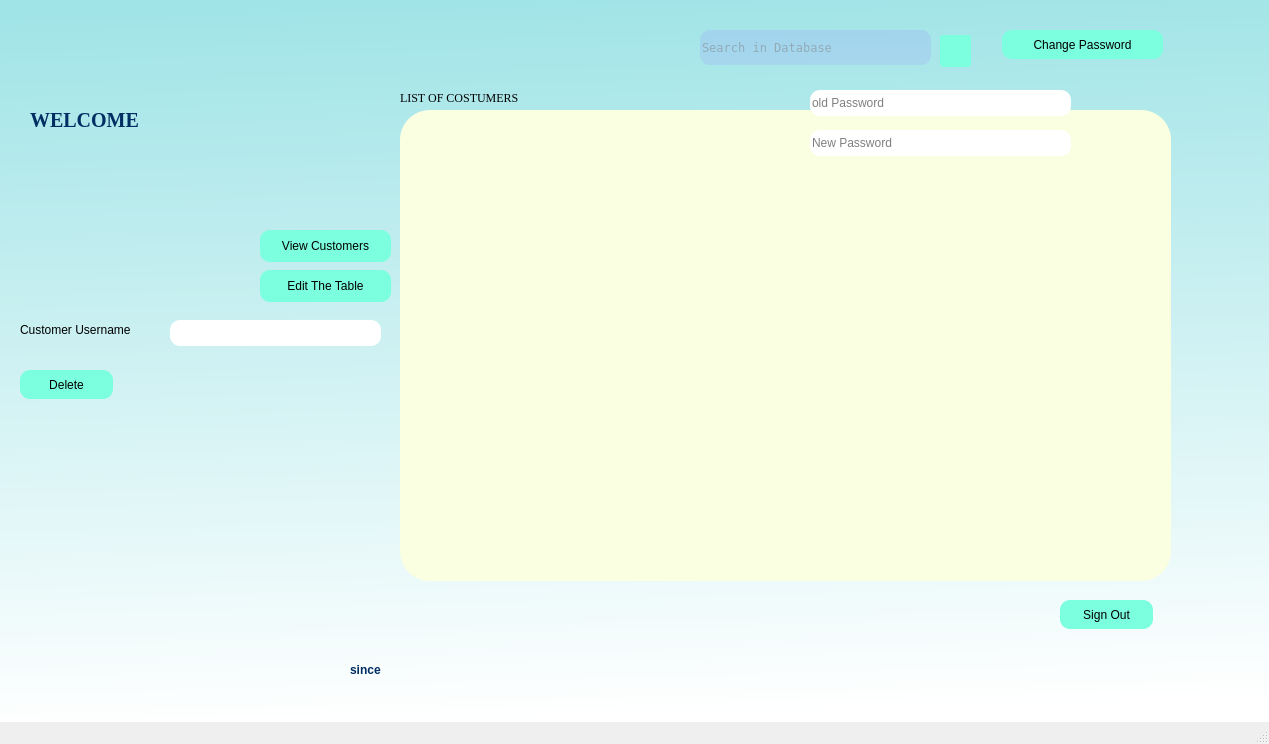
<?xml version="1.0" encoding="UTF-8"?>
<ui version="4.0">
 <class>AfterCompanyLogin</class>
 <widget class="QMainWindow" name="AfterCompanyLogin">
  <property name="geometry">
   <rect>
    <x>0</x>
    <y>0</y>
    <width>1269</width>
    <height>744</height>
   </rect>
  </property>
  <property name="windowTitle">
   <string>MainWindow</string>
  </property>
  <property name="styleSheet">
   <string notr="true">color:black;</string>
  </property>
  <widget class="QWidget" name="centralwidget">
   <property name="styleSheet">
    <string notr="true">#centralwidget{
	background-color: qlineargradient(spread:pad, x1:0.280788, y1:0.0113636, x2:0.330039, y2:1, stop:0 rgba(161, 228, 231, 255), stop:1 rgba(255, 255, 255, 255));
}

.QLineEdit{
border-radius: 10px ;
}

.QPushButton{
border-radius: 10px ; 
background-color:rgb(124, 255, 222) ; 
}</string>
   </property>
   <widget class="QPushButton" name="searchIcon">
    <property name="geometry">
     <rect>
      <x>940</x>
      <y>35</y>
      <width>31</width>
      <height>32</height>
     </rect>
    </property>
    <property name="styleSheet">
     <string notr="true">border-radius:3px;
background-image: url(:/images/icons8-search-30.png);
background-repeat:no-repeat;</string>
    </property>
    <property name="text">
     <string/>
    </property>
   </widget>
   <widget class="QLabel" name="Logo">
    <property name="geometry">
     <rect>
      <x>50</x>
      <y>30</y>
      <width>251</width>
      <height>51</height>
     </rect>
    </property>
    <property name="styleSheet">
     <string notr="true">background-repeat:no-repeat;
background-image: url(:/images/travelSphere.png);</string>
    </property>
    <property name="text">
     <string/>
    </property>
   </widget>
   <widget class="QTableView" name="tableView">
    <property name="geometry">
     <rect>
      <x>400</x>
      <y>110</y>
      <width>771</width>
      <height>471</height>
     </rect>
    </property>
    <property name="styleSheet">
     <string notr="true">color:grey;
font-family:times new roman;
border-radius:30px;

background-color: rgb(251, 255, 225);</string>
    </property>
   </widget>
   <widget class="QLabel" name="list_label">
    <property name="geometry">
     <rect>
      <x>400</x>
      <y>90</y>
      <width>191</width>
      <height>16</height>
     </rect>
    </property>
    <property name="styleSheet">
     <string notr="true">color:black;
font-family:times new roman</string>
    </property>
    <property name="text">
     <string>LIST OF COSTUMERS</string>
    </property>
   </widget>
   <widget class="QPushButton" name="customers">
    <property name="geometry">
     <rect>
      <x>260</x>
      <y>230</y>
      <width>131</width>
      <height>32</height>
     </rect>
    </property>
    <property name="text">
     <string>View Customers</string>
    </property>
   </widget>
   <widget class="QPushButton" name="update">
    <property name="geometry">
     <rect>
      <x>260</x>
      <y>270</y>
      <width>131</width>
      <height>32</height>
     </rect>
    </property>
    <property name="text">
     <string>Edit The Table</string>
    </property>
   </widget>
   <widget class="QLabel" name="companyUsername">
    <property name="geometry">
     <rect>
      <x>30</x>
      <y>150</y>
      <width>321</width>
      <height>81</height>
     </rect>
    </property>
    <property name="font">
     <font>
      <family>Georgia</family>
      <pointsize>15</pointsize>
      <italic>false</italic>
      <bold>true</bold>
     </font>
    </property>
    <property name="styleSheet">
     <string notr="true">#companyUsername{
font-family: 'Georgia';
font-style: normal;
font-weight: 700;
font-size: 29.8444px;
line-height: 34px;
/* identical to box height */

display: flex;
align-items: center;
text-align: center;
color: #002D62 ; 
background: linear-gradient(180deg, #258AE7 0%, rgba(175, 204, 232, 0.95) 100%);
-webkit-background-clip: text;
-webkit-text-fill-color: transparent;
background-clip: text;
text-fill-color: transparent;
}</string>
    </property>
    <property name="text">
     <string/>
    </property>
   </widget>
   <widget class="QLabel" name="WelcomeNote">
    <property name="geometry">
     <rect>
      <x>30</x>
      <y>90</y>
      <width>291</width>
      <height>61</height>
     </rect>
    </property>
    <property name="font">
     <font>
      <family>Georgia</family>
      <pointsize>15</pointsize>
      <italic>false</italic>
      <bold>true</bold>
     </font>
    </property>
    <property name="styleSheet">
     <string notr="true">#WelcomeNote{
font-family: 'Georgia';
font-style: normal;
font-weight: 700;
font-size: 29.8444px;
line-height: 34px;
/* identical to box height */

display: flex;
align-items: center;
text-align: center;
color: #002D62 ; 
background: linear-gradient(180deg, #258AE7 0%, rgba(175, 204, 232, 0.95) 100%);
-webkit-background-clip: text;
-webkit-text-fill-color: transparent;
background-clip: text;
text-fill-color: transparent;
}</string>
    </property>
    <property name="text">
     <string>WELCOME</string>
    </property>
   </widget>
   <widget class="QPushButton" name="signout_icon">
    <property name="geometry">
     <rect>
      <x>1030</x>
      <y>600</y>
      <width>41</width>
      <height>31</height>
     </rect>
    </property>
    <property name="styleSheet">
     <string notr="true">background-image: url(C:/Users/PC/OneDrive/Desktop/ENGT presentation/signoutvector.png) ;
background-repeat: norepeat ;
background-color: none  ;
border-radius : 5px ; </string>
    </property>
    <property name="text">
     <string/>
    </property>
   </widget>
   <widget class="QPushButton" name="signout">
    <property name="geometry">
     <rect>
      <x>1060</x>
      <y>600</y>
      <width>93</width>
      <height>29</height>
     </rect>
    </property>
    <property name="styleSheet">
     <string notr="true"/>
    </property>
    <property name="text">
     <string>Sign Out</string>
    </property>
   </widget>
   <widget class="QLabel" name="icon_customerUserName">
    <property name="geometry">
     <rect>
      <x>20</x>
      <y>320</y>
      <width>141</width>
      <height>20</height>
     </rect>
    </property>
    <property name="text">
     <string>Customer Username</string>
    </property>
   </widget>
   <widget class="QLineEdit" name="lineEdit_CustomerUserName">
    <property name="geometry">
     <rect>
      <x>170</x>
      <y>320</y>
      <width>211</width>
      <height>26</height>
     </rect>
    </property>
   </widget>
   <widget class="QPushButton" name="cancel_order">
    <property name="geometry">
     <rect>
      <x>20</x>
      <y>370</y>
      <width>93</width>
      <height>29</height>
     </rect>
    </property>
    <property name="text">
     <string>Delete</string>
    </property>
   </widget>
   <widget class="QLineEdit" name="search_LineEdit">
    <property name="geometry">
     <rect>
      <x>700</x>
      <y>30</y>
      <width>231</width>
      <height>35</height>
     </rect>
    </property>
    <property name="styleSheet">
     <string notr="true">background-color: rgba(150, 150, 255,50);
color:grey;
border-radius:10px;
font-family:Andale Mono;</string>
    </property>
    <property name="placeholderText">
     <string>Search in Database</string>
    </property>
   </widget>
   <widget class="QLabel" name="email_label">
    <property name="geometry">
     <rect>
      <x>40</x>
      <y>660</y>
      <width>271</width>
      <height>20</height>
     </rect>
    </property>
    <property name="styleSheet">
     <string notr="true">
font-family: 'Georgia';
font-style: normal;
font-weight: 700;
font-size: 29.8444px;
line-height: 34px;
/* identical to box height */

display: flex;
align-items: center;
text-align: center;
color: #002D62 ; 
background: linear-gradient(180deg, #258AE7 0%, rgba(175, 204, 232, 0.95) 100%);
-webkit-background-clip: text;
-webkit-text-fill-color: transparent;
background-clip: text;
text-fill-color: transparent;
</string>
    </property>
    <property name="text">
     <string/>
    </property>
   </widget>
   <widget class="QLabel" name="since">
    <property name="geometry">
     <rect>
      <x>350</x>
      <y>660</y>
      <width>63</width>
      <height>20</height>
     </rect>
    </property>
    <property name="styleSheet">
     <string notr="true">
font-family: 'Georgia';
font-style: normal;
font-weight: 700;
font-size: 29.8444px;
line-height: 34px;
/* identical to box height */

display: flex;
align-items: center;
text-align: center;
color: #002D62 ; 
background: linear-gradient(180deg, #258AE7 0%, rgba(175, 204, 232, 0.95) 100%);
-webkit-background-clip: text;
-webkit-text-fill-color: transparent;
background-clip: text;
text-fill-color: transparent;
</string>
    </property>
    <property name="text">
     <string>since</string>
    </property>
   </widget>
   <widget class="QLabel" name="date_label">
    <property name="geometry">
     <rect>
      <x>450</x>
      <y>660</y>
      <width>63</width>
      <height>20</height>
     </rect>
    </property>
    <property name="styleSheet">
     <string notr="true">
font-family: 'Georgia';
font-style: normal;
font-weight: 700;
font-size: 29.8444px;
line-height: 34px;
/* identical to box height */

display: flex;
align-items: center;
text-align: center;
color: #002D62 ; 
background: linear-gradient(180deg, #258AE7 0%, rgba(175, 204, 232, 0.95) 100%);
-webkit-background-clip: text;
-webkit-text-fill-color: transparent;
background-clip: text;
text-fill-color: transparent;
</string>
    </property>
    <property name="text">
     <string/>
    </property>
   </widget>
   <widget class="QLabel" name="phone_number">
    <property name="geometry">
     <rect>
      <x>900</x>
      <y>660</y>
      <width>101</width>
      <height>20</height>
     </rect>
    </property>
    <property name="styleSheet">
     <string notr="true">
font-family: 'Georgia';
font-style: normal;
font-weight: 700;
font-size: 29.8444px;
line-height: 34px;
/* identical to box height */

display: flex;
align-items: center;
text-align: center;
color: #002D62 ; 
background: linear-gradient(180deg, #258AE7 0%, rgba(175, 204, 232, 0.95) 100%);
-webkit-background-clip: text;
-webkit-text-fill-color: transparent;
background-clip: text;
text-fill-color: transparent;
</string>
    </property>
    <property name="text">
     <string/>
    </property>
   </widget>
   <widget class="QPushButton" name="change_password">
    <property name="geometry">
     <rect>
      <x>1002</x>
      <y>30</y>
      <width>161</width>
      <height>29</height>
     </rect>
    </property>
    <property name="text">
     <string>Change Password</string>
    </property>
   </widget>
   <widget class="QLineEdit" name="oldPassword">
    <property name="geometry">
     <rect>
      <x>810</x>
      <y>90</y>
      <width>261</width>
      <height>26</height>
     </rect>
    </property>
    <property name="placeholderText">
     <string>old Password</string>
    </property>
   </widget>
   <widget class="QLineEdit" name="new_password">
    <property name="geometry">
     <rect>
      <x>810</x>
      <y>130</y>
      <width>261</width>
      <height>26</height>
     </rect>
    </property>
    <property name="placeholderText">
     <string>New Password</string>
    </property>
   </widget>
  </widget>
  <widget class="QStatusBar" name="statusbar"/>
 </widget>
 <resources/>
 <connections/>
</ui>
